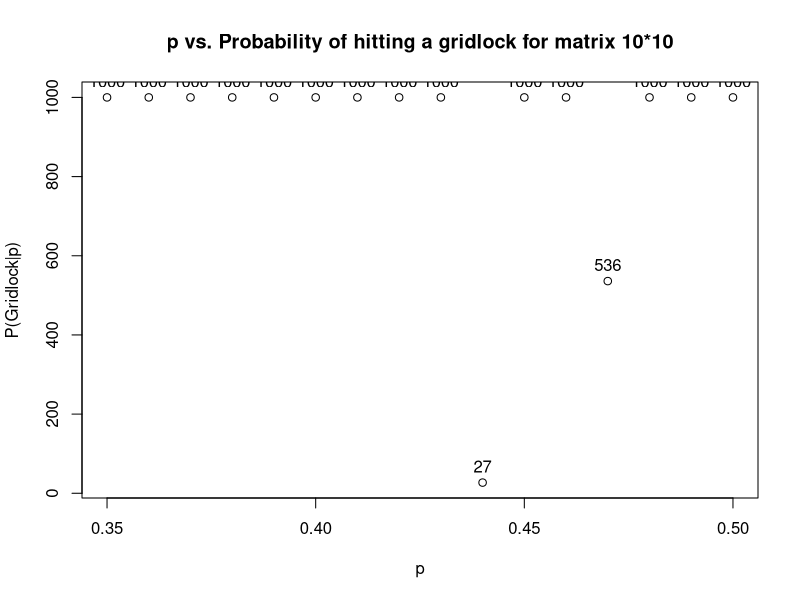
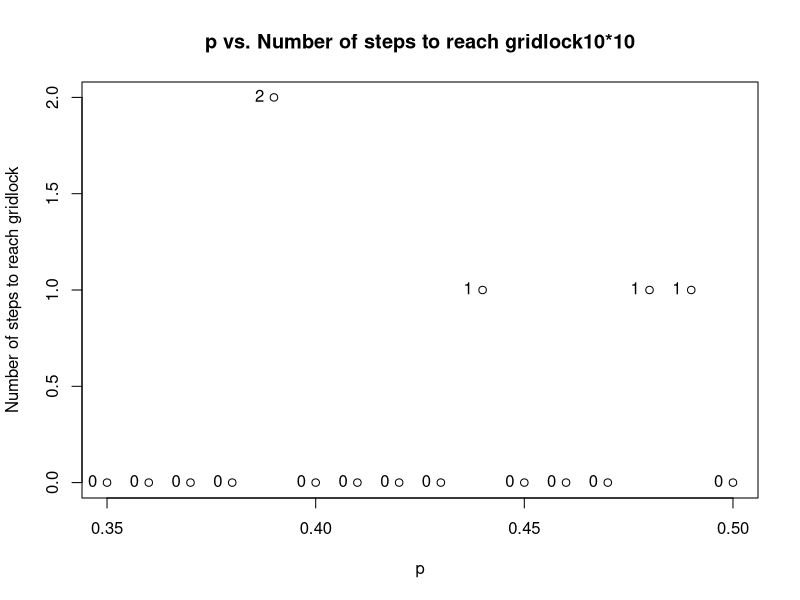
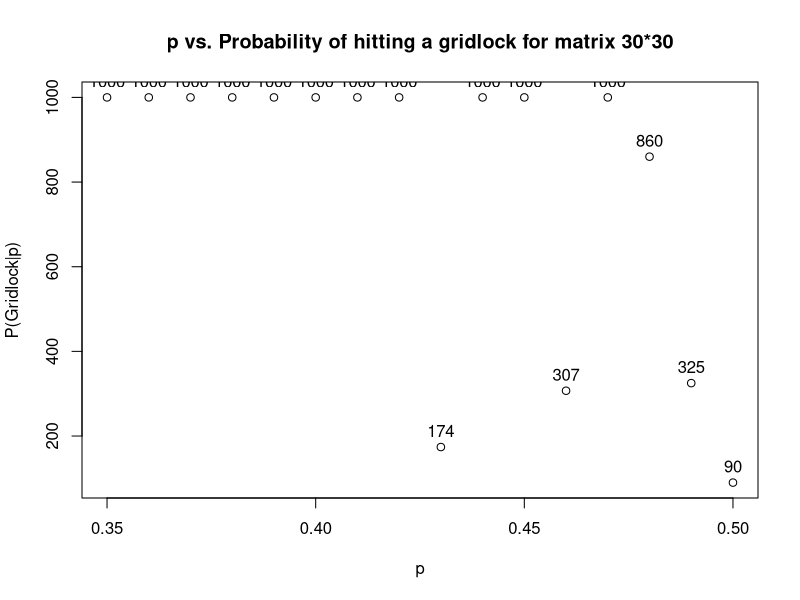
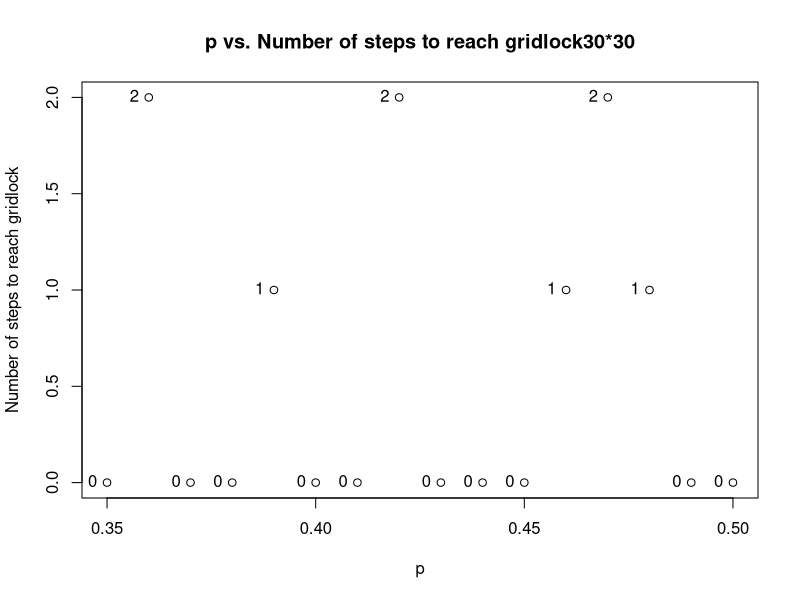
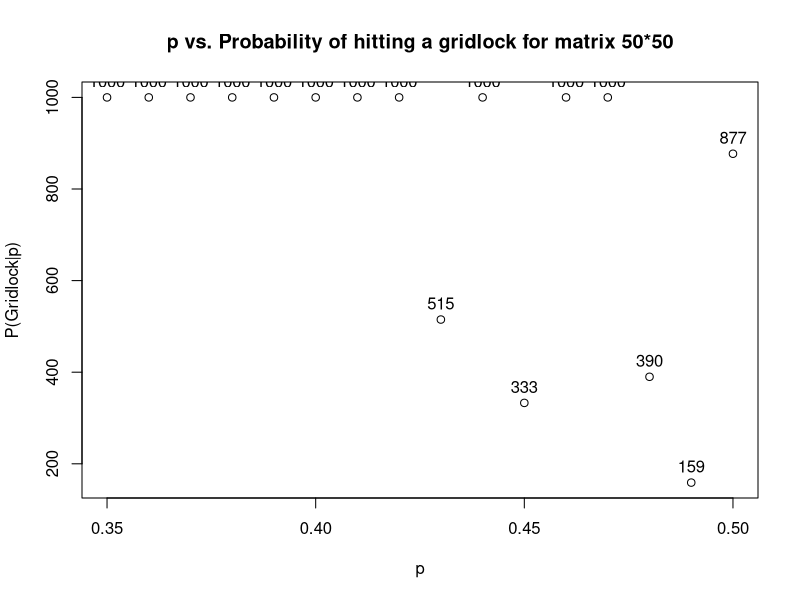
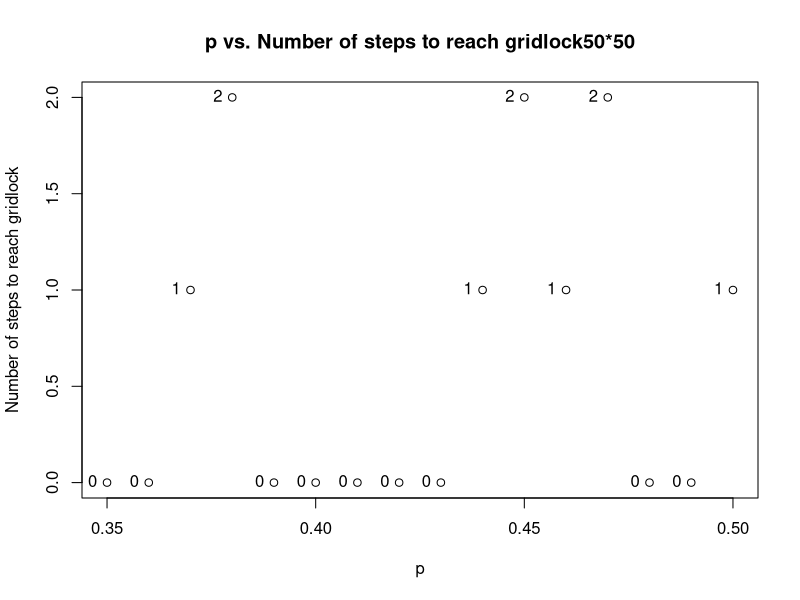
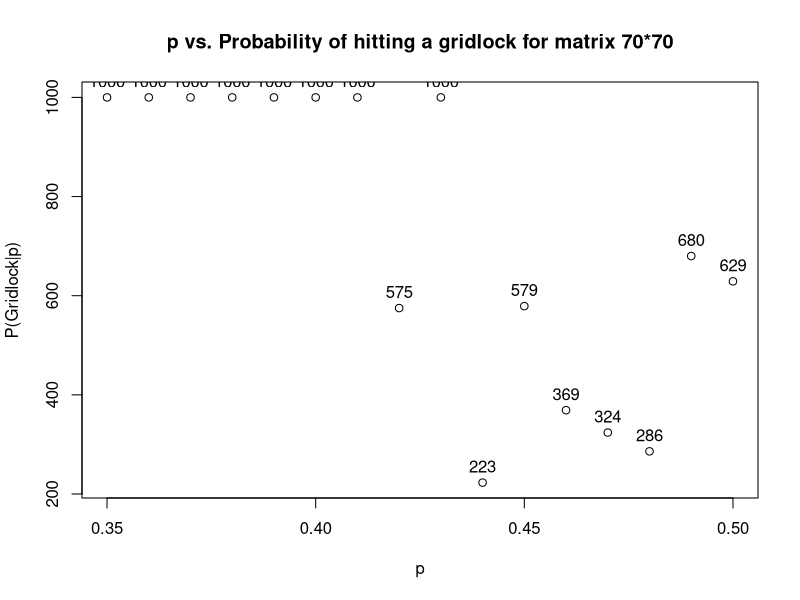
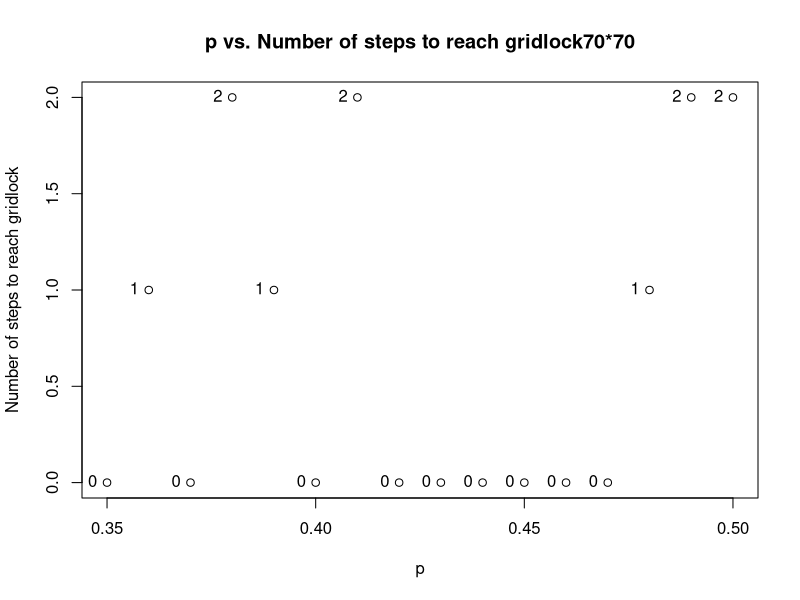

Write the R code that produced these figures, in order. (Note: a time limit stopped this script after it produced the figures.)
#################################################################################
#### BML Simulation Study

#### Put in this file the code to run the BML simulation study for a set of input parameters.
#### Save some of the output data into an R object and use save() to save it to disk for reference
#### when you write up your results.
#### The output can e.g. be how many steps the system took until it hit gridlock or
#### how many steps you observered before concluding that it is in a free flowing state.


#### Initialization function.
## Input : size of grid [r and c] and density [p]
## Output : A matrix [m] with entries 0 (no cars) 1 (red cars) or 2 (blue cars)
## that stores the state of the system (i.e. location of red and blue cars)

bml.init <- function(r, c, p){
  m <- matrix(sample(c(0, 1, 2), c * r, prob = c(1-p, p/2, p/2), replace = T), nrow = r)
  #return(m)
}

#### Function to move the system one step (east and north)
## Input : a matrix [m] of the same type as the output from bml.init()
## Output : TWO variables, the updated [m] and a logical variable
## [grid.new] which should be TRUE if the system changed, FALSE otherwise.

## NOTE : the function should move the red cars once and the blue cars once,
## you can write extra functions that do just a step north or just a step east.

bml.step <- function(m){
  initial_m1=m
  for (i in 1:nrow(m)) {
    for (j in 1:(ncol(m)-1)){
      if (initial_m1[i,j]==1 & initial_m1[i,j+1]==0){
        m[i,j+1]=1
        m[i,j]=0
      }
    }
    if (initial_m1[i,ncol(m)]==1 & initial_m1[i,1]==0){
      m[i,1]=1
      m[i,ncol(m)]=0
    }    
  }
  initial_m2=m
  for (j in 1:ncol(m)){
    for (i in nrow(m):2){
      if (initial_m2[i,j]==2 & initial_m2[i-1,j]==0){
        m[i-1,j]=2
        m[i,j]=0
      }
    }
    if (initial_m2[1,j]==2 & initial_m2[nrow(m),j]==0){
      m[nrow(m),j]=2
      m[1,j]=0
    }
  }  
  if(any(m!=initial_m1))
    grid.new=T
  else
    grid.new=F
  return(list(m, grid.new))  
}



#### Function to do a simulation for a given set of input parameters
## Input : size of grid [r and c] and density [p]
## Output : *up to you* (e.g. number of steps taken, did you hit gridlock, ...)

bml.sim <- function(r, c, p){
  initial_m=bml.init(r,c,p)
  new_m=list(initial_m,T)
  max_iteration=1000
  for (i in 1:max_iteration){
    new_m=bml.step(new_m[[1]])
    if (!(new_m[[2]]))
      break
  }
  return (list(i,new_m[[1]],new_m[[2]]))
}


###Simulation

bml.sim(50, 50, 0.4)
bml.sim(50, 50, 0.3)
bml.sim(50, 50, 0.35)

p = c(35:50/100)
p_gridlock = 35:50
num_steps_for_gridlock = 35:50

sim = function(r,c){
  for (i in 1:length(p)){
    print(p[i])
    results = bml.sim(r,c,p[i])
    p_gridlock[i] = results[[1]]
    num_steps_for_gridlock[i] = results[[2]]
  }
  
  jpeg(paste(r,"*", c, "_", 1,".jpg",sep = ""))
  
  plot(p, p_gridlock, main = paste("p vs. Probability of hitting a gridlock for matrix ", r, "*", c, sep=""), xlab = "p", ylab = "P(Gridlock|p)")
  text(p,p_gridlock,p_gridlock, pos  = 3)
  
  dev.off()
  jpeg(paste(r,"*", c, "_", 2,".jpg",sep = ""))
  
  plot(p, num_steps_for_gridlock, main = paste("p vs. Number of steps to reach gridlock", r, "*", c, sep=""), xlab = "p", ylab = "Number of steps to reach gridlock")
  text(p,num_steps_for_gridlock, ceiling(num_steps_for_gridlock), pos  = 2)
  
  dev.off()
}

sim(10, 10)

sim(30, 30)

sim(50, 50)

sim(70, 70)

sim(100, 100)

sim(20, 45)

sim(15, 60)

sim(10, 90)
